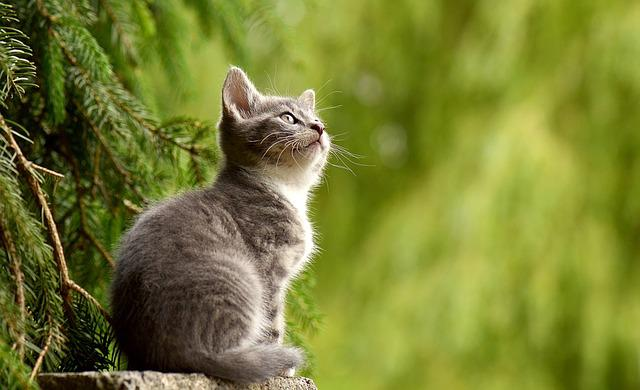
#> input picture 06_CV_영상처리실습자료/cv_images/img.jpg, 640 x 390 px, found by its file name
$ jupyter execute '34_회전.ipynb'
#> lines starting #> are read from the running program, lines starting #| are printed output that depends on the picture
# 회전

## 방법1 : cv2.rotate() 사용
`cv2.rotate(img, cv2.ROTATE_90_CLOCKWISE)`
- cv2.ROTATE_90_CLOCKWISE : 시계 방향으로 회전
- v2.ROTATE_180 : 시계 방향으로 회전
- cv2.ROTATE_90_COUNTERCLOCKWISE : 시계 반대방향으로 회전

- 정해진 각도(90도 단위)로만 회전이 가능

[cell 1]
import cv2
import matplotlib.pyplot as plt

img_file = '../cv_images/img.jpg'
img = cv2.imread(img_file)
#> img is the input picture: shape (390, 640, 3); mean B, G, R 50.4, 126.1, 119.4
img_rgb = cv2.cvtColor(img, cv2.COLOR_BGR2RGB) # BGR -> RGB 변환

rotate_90 = cv2.rotate(img, cv2.ROTATE_90_CLOCKWISE) # 시계 방향으로 회전
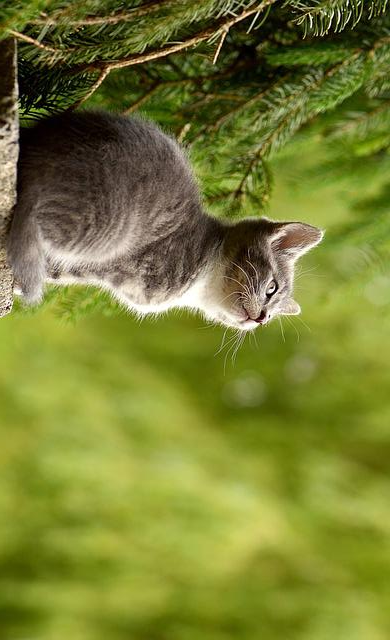
#> rotate_90: shape (640, 390, 3); mean B, G, R 50.4, 126.1, 119.4
rotate_180 = cv2.rotate(img, cv2.ROTATE_180)  # 코드입력 # 시계 방향으로 회전
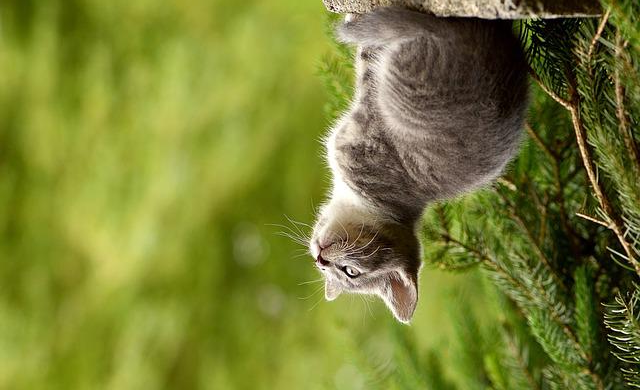
#> rotate_180: shape (390, 640, 3); mean B, G, R 50.4, 126.1, 119.4
rotate_270 = cv2.rotate(img, cv2.ROTATE_90_COUNTERCLOCKWISE) # 시계 반대방향으로 회전
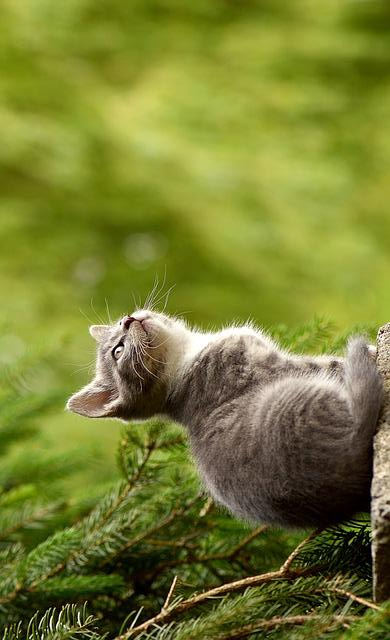
#> rotate_270: shape (640, 390, 3); mean B, G, R 50.4, 126.1, 119.4

plt.subplot(221), plt.imshow(img_rgb), plt.title('img')
plt.subplot(222), plt.imshow(cv2.cvtColor(rotate_90, cv2.COLOR_BGR2RGB)), plt.title('rotate_90')
plt.subplot(223), plt.imshow(cv2.cvtColor(rotate_180, cv2.COLOR_BGR2RGB)), plt.title('rotate_180')
plt.subplot(224), plt.imshow(cv2.cvtColor(rotate_270, cv2.COLOR_BGR2RGB)), plt.title('rotate_270')
plt.show()
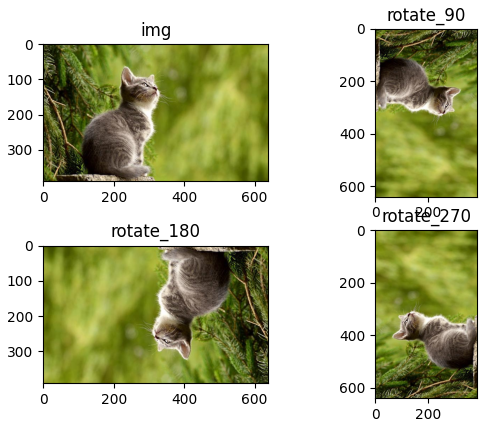
#> figure drawn by matplotlib, 4 panels

# [7 lines of commented-out code are left out]

## 방법2 : 회전변환행렬 (cv2.getRotationMatrix2D()) 사용
- 회전의 중심, 각도, 스케일링을 정확하게 제어, 복잡한 변환 요구사항이 있을 때 적합

회전(Rotate)은 선형 변환 중 하나에 포함되며, 회전 변환 행렬(Rotation matrix)을 통해 변환이 진행

`matrix = cv2.getRotationMatrix2D(center, angle, scale)` : 중심점(center), 각도(angle), 비율(scale)로 매핑 변환 행렬(matrix)을 생성

- 중심점(center) :튜플(Tuple) 형태로 사용하며 회전의 기준점을 설정
- 각도(angle) : 중심점을 기준으로 회전할 각도를 설정
- 비율(scale) : 이미지의 확대 및 축소 비율을 설정

`dst = cv2.warpAffine(src, M, dsize)` : 원본 이미지(src)에 M(아핀 맵 행렬)을 적용하고 출력 이미지 크기(dsize)로 변형해서 출력 이미지(dst)를 반환

- 아핀 맵 행렬(M)은 회전 행렬 생성 함수에서 반환된 매핑 변환 행렬을 사용
- 출력 이미지 크기(dsize)는 튜플(Tuple) 형태로 사용하며 출력 이미지의 너비와 높이를 의미
- 아핀 맵 행렬에 따라 회전된 이미지를 반환

[cell 2]
import cv2
import matplotlib.pyplot as plt

img_file = '../cv_images/img.jpg'
img = cv2.imread(img_file)

height, width, channel = img.shape
#> height = 390; width = 640; channel = 3
matrix = cv2.getRotationMatrix2D((width/2, height/2), 90, 1)
dst = cv2.warpAffine(img, matrix, (width, height))
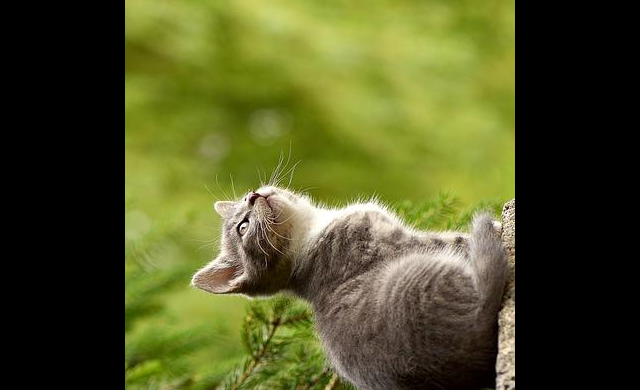
#> dst: shape (390, 640, 3); mean B, G, R 37.2, 83.3, 79.8

plt.subplot(121), plt.imshow(img), plt.title('Input')
plt.subplot(122), plt.imshow(dst), plt.title('Output')
plt.show()
#> figure, not shown here; B, G, R data is drawn as R, G, B

# [4 lines of commented-out code are left out]
